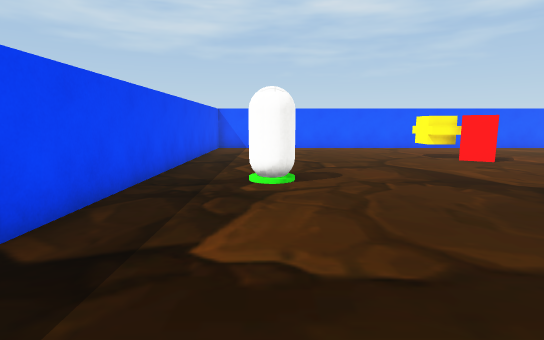
View 1 (above)

12 first-person views from a walk through a Unity game level. The camera is 1.2 m above the floor, tilts 8° down and sees 80° across. The floor is counted in squares, 1 m on a side. Each view is taken from the middle of a square. On the plan, view 1 faces up. The plan holds only what a view shows up to about 14 squares ahead; the rest is blank. Some surface patterns are stand-ins.

View 2
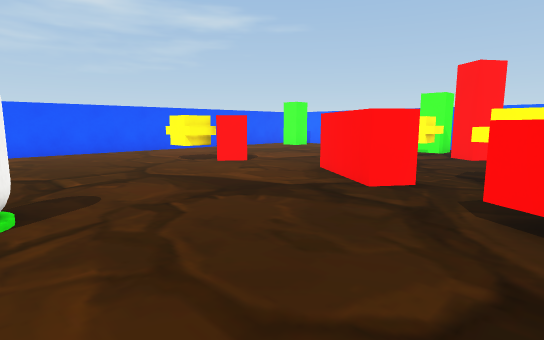

View 3
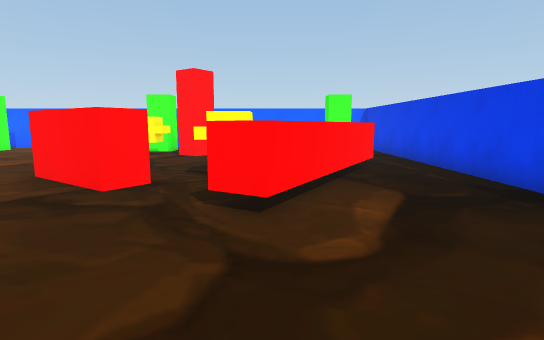

View 4
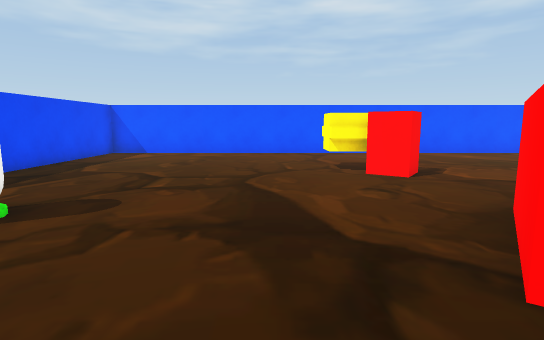

View 5
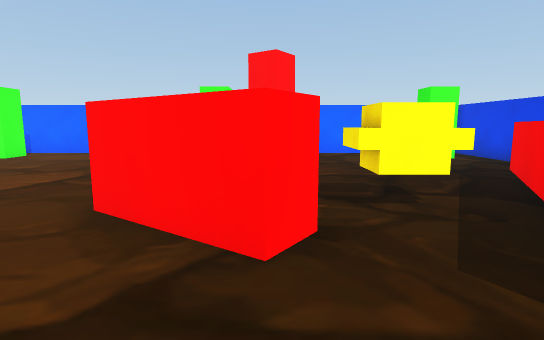

View 6
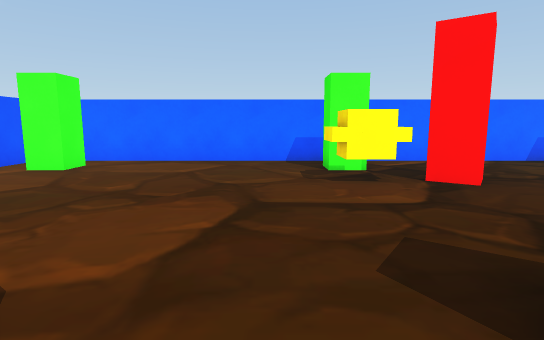

View 7
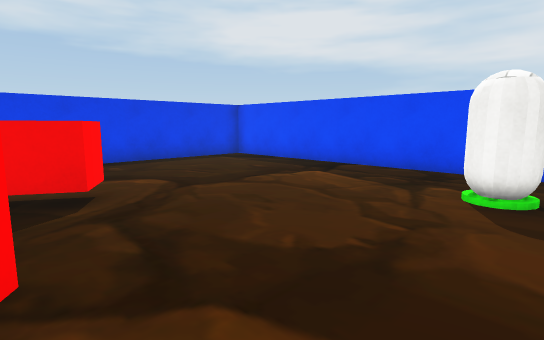

View 8
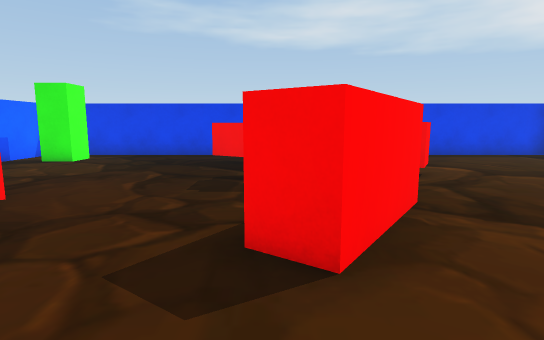

View 9
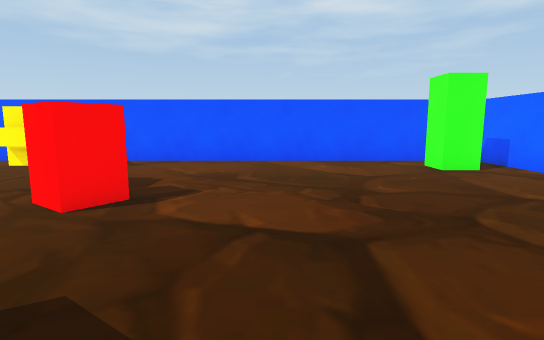

View 10
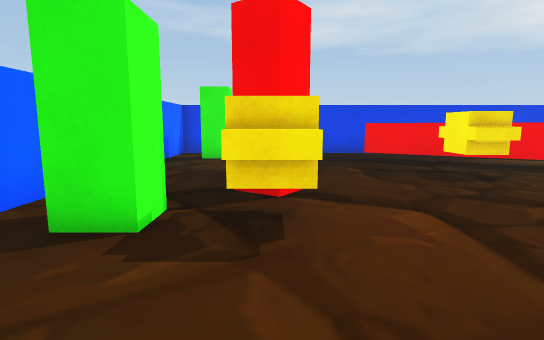

View 11
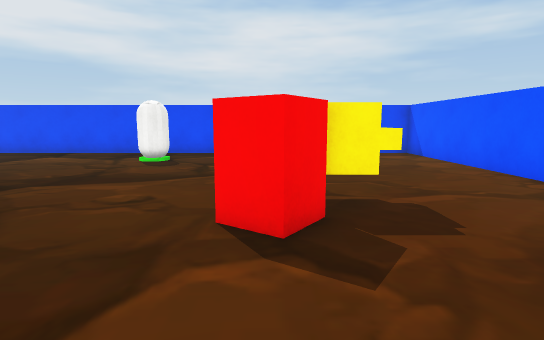

View 12
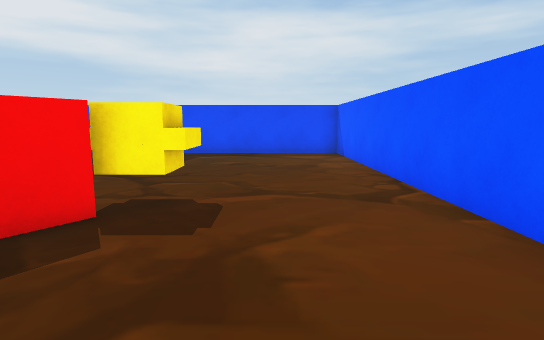

### Floor plan
Key: @ floor where view 1 was taken; # wall or solid block; . floor; ^ raised ledge; O other object.
Columns run from 3 left of view 1 to 17 right of it. Each row starts with its distance up from view 1.
 17 #####################
 16 #...................#
 15 #.................#.#
 14 #...................#
 13 #........O..........#
 12 #........OO.........#
 11 #........OOO........#
 10 #.........O.........#
  9 #...................#
  8 #...............O...#
  7 #..O......^^....O.#.#
  6 #........#^^....O...#
  5 #........^^.....#...#
  4 #..........O........#
  3 #..........O........#
  2 #.......^^.O........#
  1 #........^^^........#
  0 #..@.......^^.......#
 -1 #.................#.#
 -2 #...................#
 -3 #####################

Where each view was taken, in squares from view 1:
view 1: 0 up, 0 right, facing up
view 2: 2 up, 0 right, facing up-right
view 3: 2 up, 0 right, facing right
view 4: 3 up, 4 right, facing up
view 5: 5 up, 3 right, facing right
view 6: 9 up, 6 right, facing right
view 7: 8 up, 6 right, facing down-left
view 8: 10 up, 8 right, facing down
view 9: 6 up, 10 right, facing up
view 10: 11 up, 13 right, facing down
view 11: 11 up, 11 right, facing left
view 12: 14 up, 11 right, facing left
